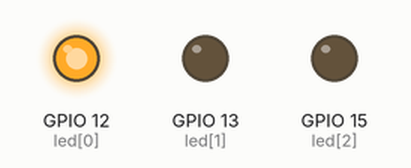
Simulated run of this program. Board: ESP8266 (NodeMCU). Shown: output pins drawn as LEDs (lit = HIGH).

Above: at 1.5 s.
At 3.1 s:
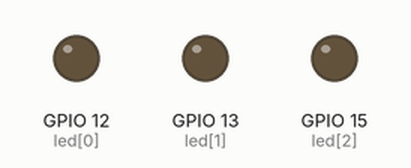
At 3.7 s:
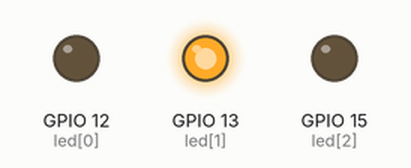
At 5.4 s:
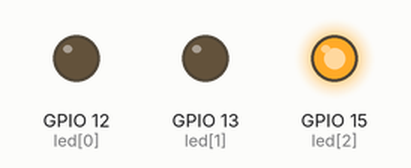
Timing chart, 0 to 8.6 s (numbered marks = the images above):
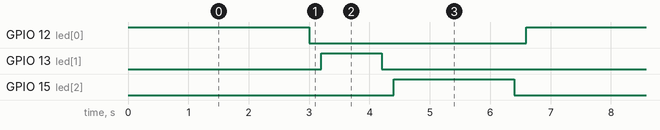

The program:

main.cpp
```cpp
int led[] = {12, 13, 15};

int delR = 3000;
int delK = 1000;
int delH = 2000;

int bawah = 1000;
int atas = 3000;

void setup()
{
  Serial.begin(9600);

  for (int i = 0; i <= 3; i++)
  {
    pinMode(led[i], OUTPUT);
  }
}

void loop()
{

  // int i =

  digitalWrite(led[0], HIGH);
  delay(delR);
  digitalWrite(led[0], LOW);
  delay(200);

  digitalWrite(led[1], HIGH);
  delay(delK);
  digitalWrite(led[1], LOW);
  delay(200);

  digitalWrite(led[2], HIGH);
  delay(delH);
  digitalWrite(led[2], LOW);
  delay(200);
}
```

Measured:
- by itself, GPIO 12 (led[0]): alternates HIGH for 3.0 s and LOW for 3.6 s
- by itself, GPIO 13 (led[1]): alternates HIGH for 1.0 s and LOW for 5.6 s
- by itself, GPIO 15 (led[2]): alternates HIGH for 2.0 s and LOW for 4.6 s
